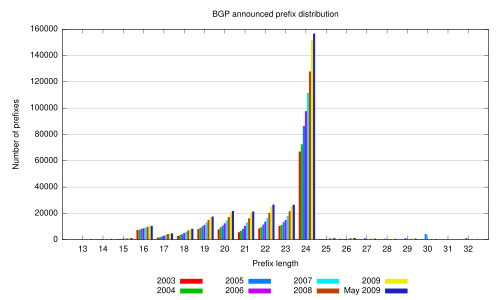

The script that drew this image:
set terminal pdf

#set ydata time
#set timefmt "%Y-%m-%d"
#set format y "%Y/%b"

#set border 3 front linetype -1 linewidth 1.000
#set boxwidth 1 absolute

set style fill   solid 4.00 noborder
#set grid nopolar
#set grid noxtics nomxtics ytics nomytics noztics nomztics \
# nox2tics nomx2tics noy2tics nomy2tics nocbtics nomcbtics
#set grid layerdefault   linetype 0 linewidth 1.000,  linetype 0 linewidth 1.000
#set key bmargin center horizontal Left reverse enhanced autotitles columnhead nobox
#set datafile missing '-'
set style data histograms


#set pm3d
#set style histogram clustered gap 8
#title offset 4,0.25
#set style fill solid noborder
#set boxwidth 0.95

set key under nobox
set grid y
set auto y
#set logscale y

set title 'BGP announced prefix distribution'
set xlabel 'Prefix length'
set ylabel 'Number of prefixes'

plot '< grep 2003-01-01 bgp-amsterdam.txt' using 5:xtic(4) every ::12 title '2003', \
	 '< grep 2004-01-01 bgp-amsterdam.txt' using 5:xtic(4) every ::12 title '2004', \
	 '< grep 2005-01-01 bgp-amsterdam.txt' using 5:xtic(4) every ::12 title '2005', \
	 '< grep 2006-01-01 bgp-amsterdam.txt' using 5:xtic(4) every ::12 title '2006', \
	 '< grep 2007-01-01 bgp-amsterdam.txt' using 5:xtic(4) every ::12 title '2007', \
	 '< grep 2008-01-01 bgp-amsterdam.txt' using 5:xtic(4) every ::12 title '2008', \
	 '< grep 2009-01-01 bgp-amsterdam.txt' using 5:xtic(4) every ::12 title '2009', \
	 '< grep 2009-04-23 bgp-amsterdam.txt' using 5:xtic(4) every ::12 title 'May 2009'
